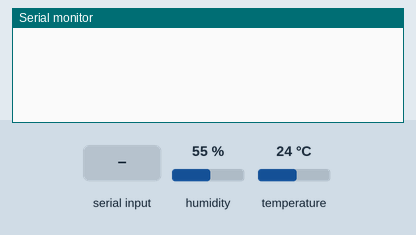
Simulated run of this sketch. Board: Arduino Uno, built with avr-gcc and run on an emulated ATmega328P. Shown: the last lines printed to the serial monitor. Inputs (shaded band) come from the test bench; at power-on: humidity 55 %, temperature 24 °C.

Above: at 2.7 s.
2.8 s: "T" received over Serial
At 4.2 s:
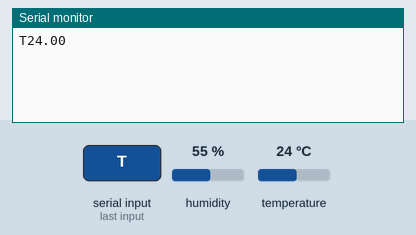
5.3 s: "H" received over Serial
At 7.5 s:
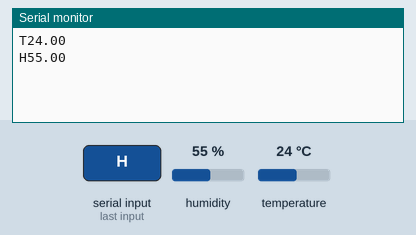
7.8 s: "M" received over Serial
At 9.9 s:
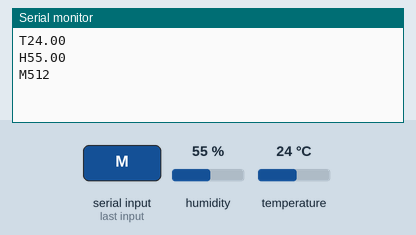
10.3 s: "L" received over Serial
At 11.8 s:
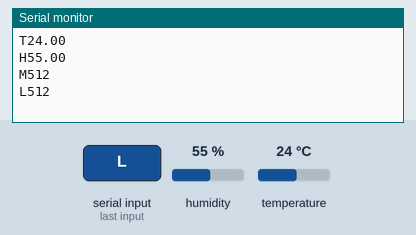
12.8 s: "1" received over Serial
At 15.0 s:
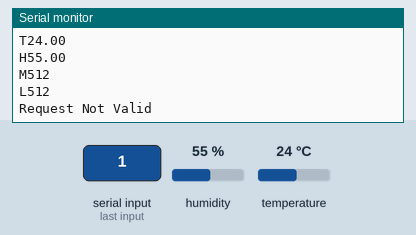

Measured:
- after the input at 2.8 s, the serial monitor: prints a new line after 1.1 s (image 1)
- after the input at 5.3 s, the serial monitor: prints a new line after 1.0 s (image 2)
- after the input at 7.8 s, the serial monitor: prints a new line after 1.0 s (image 3)
- after the input at 10.3 s, the serial monitor: prints a new line after 1.0 s (image 4)
- after the input at 12.8 s, the serial monitor: prints a new line after 1.0 s (image 5)

The sketch:

controlSystem.ino
```cpp
#include<DHTesp.h>

// pin declarations
#define DHT11PIN 4
#define SOILMOISTUREAO A0
#define SOILMOISTUREDO 0
#define LIQUIDLEVEL A1

// temperature and humidity globals
DHTesp dht11; //initialize sensor
TempAndHumidity dht11Data; //data from sensor put into TempAndHumidity struct (


// read dht sensor
float DhtRead(char TorH) {
  // collect temperature and humidity data
  dht11Data = dht11.getTempAndHumidity();

  // check if we want temp or humidity and return the value
  if(TorH == 'T'){
    return dht11Data.temperature; // check this cuz struct is weird
  }
  else if(TorH == 'H'){
    return dht11Data.humidity; // check this cuz struct is weird
  }
  // return null if there was an issue
  return NAN;
}


// read the soil moisture sensor
int SoilMoistureRead(){
  int soilMoisture = analogRead(SOILMOISTUREAO);
  return soilMoisture;
}

int LiquidLevelRead(){
  int liquidLevel = analogRead(LIQUIDLEVEL);
  return liquidLevel;
}

void setup() {
   // temperature and humidity setup
  dht11.setup(DHT11PIN, DHTesp::DHT11);
  delay(1500); //The DHT sensor needs one second after power on before recieving any instructions

  // serial setup
  Serial.begin(9600);
}


void loop() {
  delay(100);
  // check for data on serial
   if(Serial.available() > 0){
    String rc = Serial.readString();

    // temperature request
    if (rc == "T"){
      //confirm request
      Serial.print("T");
      delay(100);
      //collect temperature data and send as string
      Serial.println(String(DhtRead('T')));

    }
    // humidity request
    else if(rc == "H"){
      //confirm request
      Serial.print("H");
      delay(100);
      // collect humidity data and send as string
      Serial.println(String(DhtRead('H')));
    }
    // soil moisture request
    else if(rc == "M"){
      //confirm request
      Serial.print("M");
      delay(100);
      // collect soil moisture data and send as string
      Serial.println(String(SoilMoistureRead()));
    }
    // liquid level request
    else if(rc == "L"){
      // confirm request
      Serial.print("L");
      delay(100);
      // collect liquid level data from pond and send as string
      Serial.println(String(LiquidLevelRead()));
   }
    // invalid request
    else{
      Serial.println("Request Not Valid");
    }
  }
}
```
